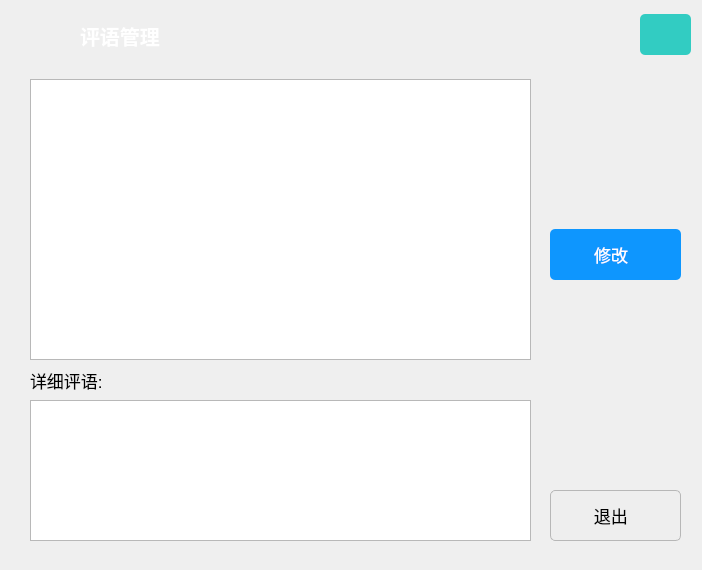
<?xml version="1.0" encoding="UTF-8"?>
<ui version="4.0">
 <class>Manage_Comment_Info</class>
 <widget class="QWidget" name="Manage_Comment_Info">
  <property name="geometry">
   <rect>
    <x>0</x>
    <y>0</y>
    <width>702</width>
    <height>570</height>
   </rect>
  </property>
  <property name="cursor">
   <cursorShape>BlankCursor</cursorShape>
  </property>
  <property name="windowTitle">
   <string>Manage_Comment_Info</string>
  </property>
  <widget class="QPushButton" name="btnModify">
   <property name="geometry">
    <rect>
     <x>550</x>
     <y>229</y>
     <width>131</width>
     <height>51</height>
    </rect>
   </property>
   <property name="font">
    <font>
     <family>Microsoft Yahei</family>
     <pointsize>13</pointsize>
    </font>
   </property>
   <property name="cursor">
    <cursorShape>BlankCursor</cursorShape>
   </property>
   <property name="focusPolicy">
    <enum>Qt::NoFocus</enum>
   </property>
   <property name="styleSheet">
    <string notr="true">QPushButton
{
    font-family:Microsoft Yahei;
    color:white;
    background-color:rgb(14 , 150 , 254);
    border-radius:5px;
}

QPushButton:hover
{
    background-color:rgb(44 , 137 , 255);
}

QPushButton:pressed
{
    background-color:rgb(14 , 135 , 228);
    padding-left:3px;
    padding-top:3px;
}</string>
   </property>
   <property name="text">
    <string>修改  </string>
   </property>
   <property name="icon">
    <iconset resource="imageIcon.qrc">
     <normaloff>:/imgIcon/appbar.edit.add.png</normaloff>:/imgIcon/appbar.edit.add.png</iconset>
   </property>
   <property name="iconSize">
    <size>
     <width>76</width>
     <height>76</height>
    </size>
   </property>
  </widget>
  <widget class="QPushButton" name="btnExit">
   <property name="geometry">
    <rect>
     <x>550</x>
     <y>490</y>
     <width>131</width>
     <height>51</height>
    </rect>
   </property>
   <property name="font">
    <font>
     <pointsize>13</pointsize>
    </font>
   </property>
   <property name="cursor">
    <cursorShape>BlankCursor</cursorShape>
   </property>
   <property name="focusPolicy">
    <enum>Qt::NoFocus</enum>
   </property>
   <property name="styleSheet">
    <string notr="true">QPushButton
{
    color:black;
    background-color:rgb(238 , 238 , 238);
    border: 1px solid rgb(183 , 183 , 183);
	border-radius:5px;
}

QPushButton:hover
{
    color:black;
    background-color:rgb(228 , 240 , 250);
    border: 1px solid rgb(15 , 150 , 255);
}

QPushButton:pressed
{
    color:black;
    background-color:rgb(204 , 228 , 247);
    border: 1px solid rgb(1 , 84 , 153);
    padding-left:3px;
    padding-top:3px;
}</string>
   </property>
   <property name="text">
    <string>退出  </string>
   </property>
   <property name="icon">
    <iconset resource="imageIcon.qrc">
     <normaloff>:/imgIcon/appbar.close.2.png</normaloff>:/imgIcon/appbar.close.2.png</iconset>
   </property>
   <property name="iconSize">
    <size>
     <width>76</width>
     <height>76</height>
    </size>
   </property>
  </widget>
  <widget class="QTableView" name="tableComment">
   <property name="geometry">
    <rect>
     <x>30</x>
     <y>79</y>
     <width>501</width>
     <height>281</height>
    </rect>
   </property>
  </widget>
  <widget class="QTextBrowser" name="txtBrowserComment">
   <property name="geometry">
    <rect>
     <x>30</x>
     <y>400</y>
     <width>501</width>
     <height>141</height>
    </rect>
   </property>
   <property name="font">
    <font>
     <pointsize>15</pointsize>
     <weight>50</weight>
     <bold>false</bold>
    </font>
   </property>
  </widget>
  <widget class="QLabel" name="label">
   <property name="geometry">
    <rect>
     <x>30</x>
     <y>370</y>
     <width>91</width>
     <height>21</height>
    </rect>
   </property>
   <property name="font">
    <font>
     <pointsize>13</pointsize>
    </font>
   </property>
   <property name="text">
    <string>详细评语:</string>
   </property>
  </widget>
  <widget class="QPushButton" name="btn_close">
   <property name="geometry">
    <rect>
     <x>640</x>
     <y>14</y>
     <width>51</width>
     <height>41</height>
    </rect>
   </property>
   <property name="cursor">
    <cursorShape>BlankCursor</cursorShape>
   </property>
   <property name="styleSheet">
    <string notr="true">QPushButton
{
    font-family:Microsoft Yahei;
    color:white;
	background-color:rgb(50 , 204 , 194);
    border-radius:5px;
}

QPushButton:hover
{
    background-color:rgb(50, 184, 179);
}

QPushButton:pressed
{
    background-color:rgb(41, 144, 163);
    padding-left:3px;
    padding-top:3px;
}</string>
   </property>
   <property name="text">
    <string/>
   </property>
   <property name="icon">
    <iconset resource="imageIcon.qrc">
     <normaloff>:/imgIcon/appbar.close.png</normaloff>:/imgIcon/appbar.close.png</iconset>
   </property>
   <property name="iconSize">
    <size>
     <width>76</width>
     <height>76</height>
    </size>
   </property>
  </widget>
  <widget class="QLabel" name="label_7">
   <property name="geometry">
    <rect>
     <x>6</x>
     <y>3</y>
     <width>76</width>
     <height>76</height>
    </rect>
   </property>
   <property name="styleSheet">
    <string notr="true">border-image: url(:/imgIcon/appbar.draw.pencil.reflection.png);</string>
   </property>
   <property name="text">
    <string/>
   </property>
  </widget>
  <widget class="QLabel" name="label_9">
   <property name="geometry">
    <rect>
     <x>80</x>
     <y>15</y>
     <width>174</width>
     <height>41</height>
    </rect>
   </property>
   <property name="font">
    <font>
     <family>微软雅黑</family>
     <pointsize>15</pointsize>
     <weight>75</weight>
     <bold>true</bold>
    </font>
   </property>
   <property name="styleSheet">
    <string notr="true">color: rgb(255, 255, 255);</string>
   </property>
   <property name="text">
    <string>评语管理</string>
   </property>
  </widget>
 </widget>
 <layoutdefault spacing="6" margin="11"/>
 <resources>
  <include location="imageIcon.qrc"/>
 </resources>
 <connections/>
</ui>
